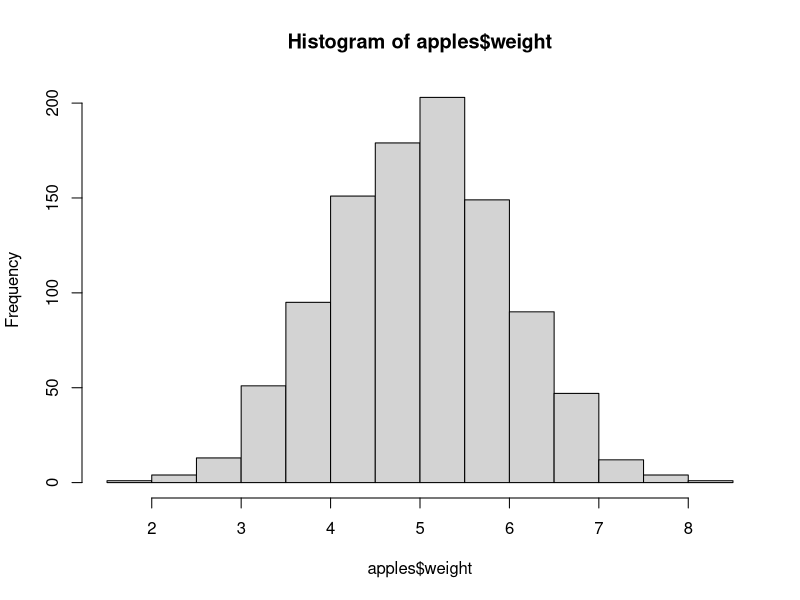
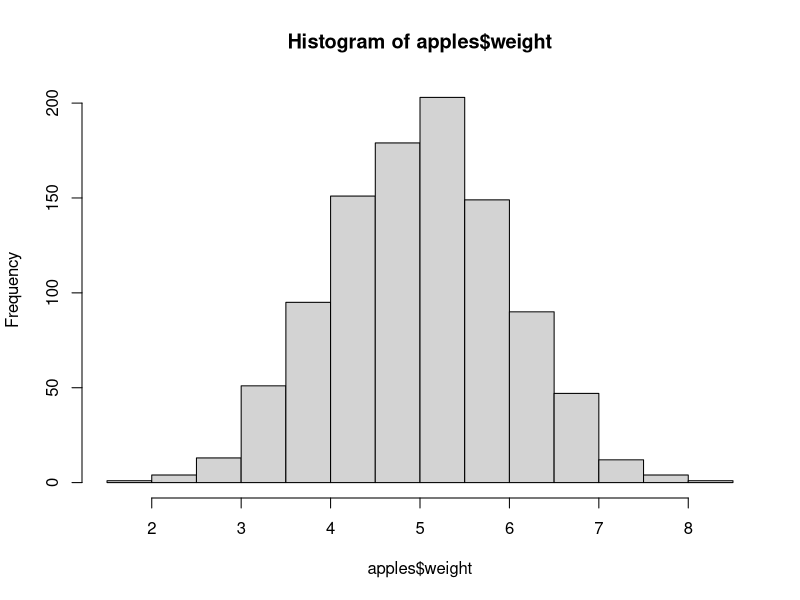
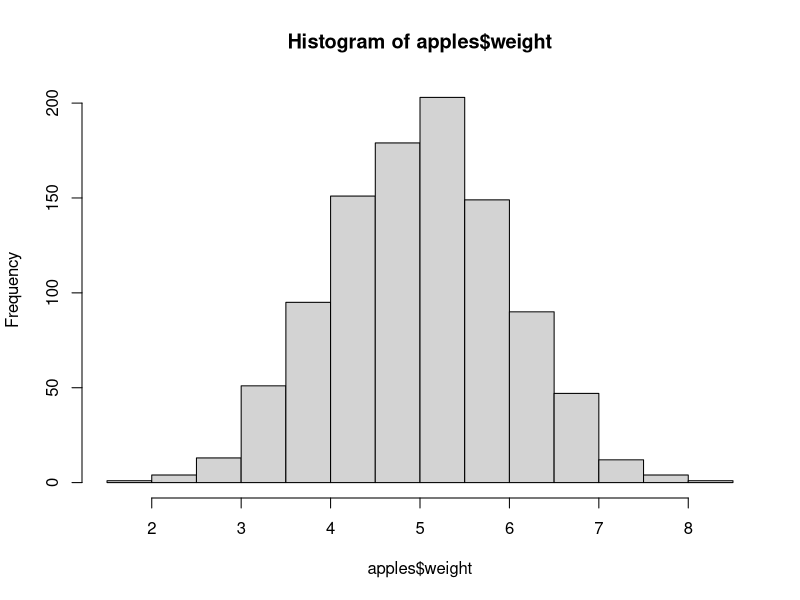
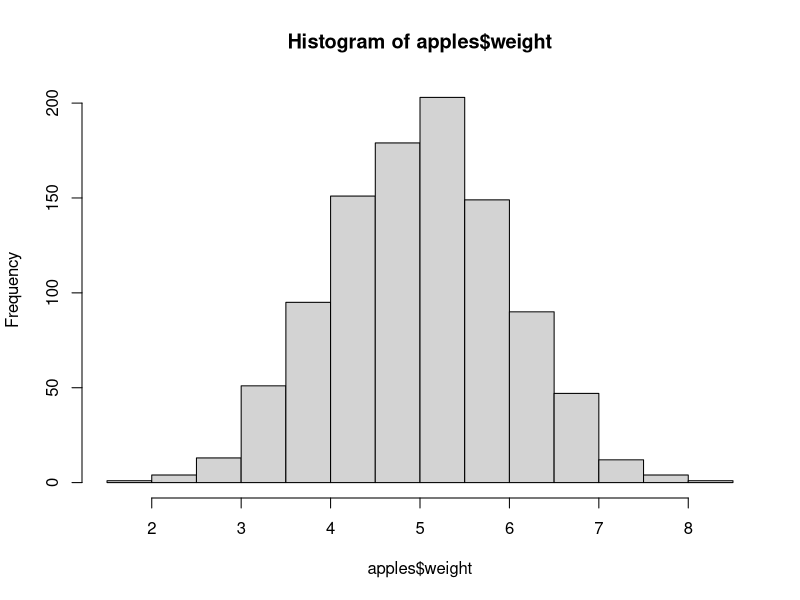
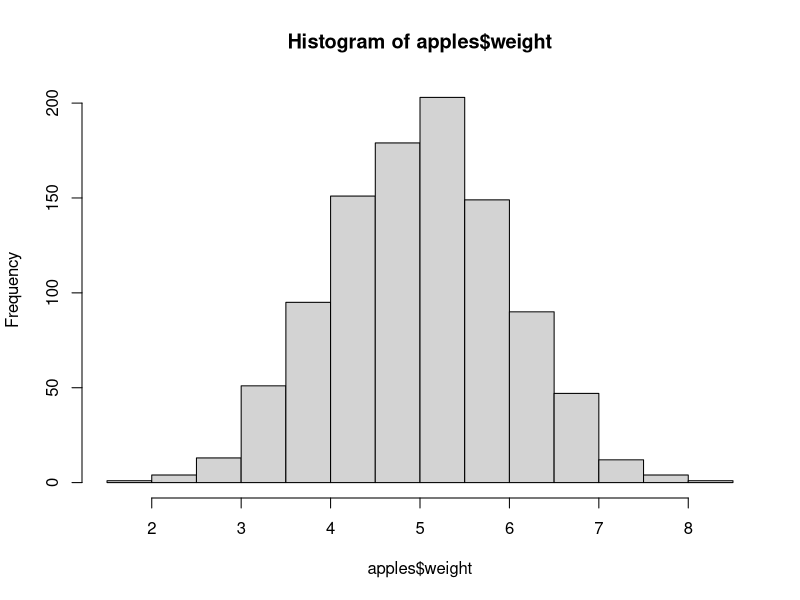

Write R code to recreate these figures, in order.
#Analysis script


# read data
#apples <- data.frame(apple_id = as.factor(1:1000),
#                     weight = rnorm(1000, 5, 1))
#write.csv(apples, 'data/apples_data.csv', row.names = FALSE)

apples <- read.csv('data/apples_data.csv')

#process data

#Load R scripts
R.utils::sourceDirectory('R/')
#this could be where you store important code or source scripts

apples$log_weight <- log(apples$weight)

#graphing
pdf('figs/hist_apple_weight.pdf')
hist(apples$weight)
hist(apples$weight)
hist(apples$weight)
hist(apples$weight)
dev.off()

png('figs/hist_apple_weight.png')
hist(apples$weight)
dev.off()




